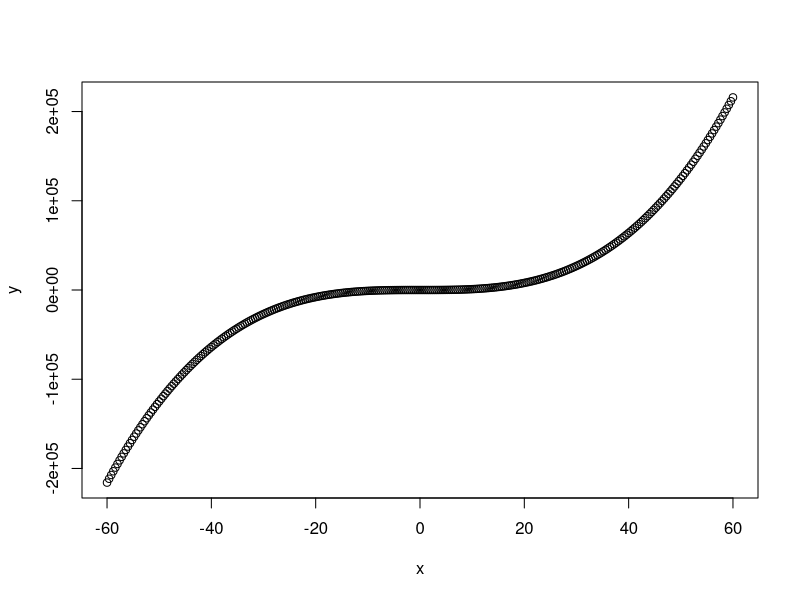
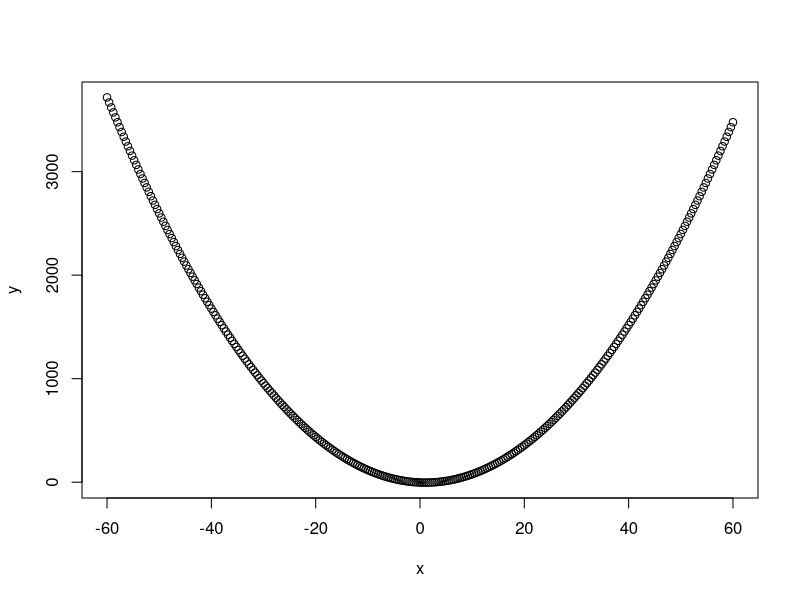

The R source for these figures, in order:
rm(list=ls())

# Q1

numero_total_funcionarios <- 1500
jornada <- 8
numero_dias_uteis <- 20
numero_horas_nao_trabalhadas <- 400



indice_absenteismo <- numero_horas_nao_trabalhadas/(numero_total_funcionarios*jornada*numero_dias_uteis)
print(indice_absenteismo)



rm(list=ls())
# Q2

calculaIndiceAbsenteismo <- function(total_funcionarios, jornada_diaria, dias_uteis, horas_nao_trabalhas) {
  indice_absenteismo <- horas_nao_trabalhas/(total_funcionarios*jornada_diaria*dias_uteis)
  print(indice_absenteismo)
}

calculaIndiceAbsenteismo(
  total_funcionarios = 1500,
  jornada_diaria = 8,
  dias_uteis = 20,
  horas_nao_trabalhas = 400
)




rm(list=ls())
# Q3

calculaAluguel <- function(numero_dias) {
  valor_aluguel <- 360
  if((numero_dias > 6) & (numero_dias <= 20)) {
    valor_aluguel <- valor_aluguel + 50*(numero_dias - 6)
  } else if((numero_dias > 20) & (numero_dias <= 31)) {
    valor_aluguel <- valor_aluguel + 40*(numero_dias - 6)
  } else if(numero_dias > 31) {
    valor_aluguel <- valor_aluguel + 30*(numero_dias - 6)
  }
  return(valor_aluguel)
}


vetor <- 1:50

soma_aluguel <- 0

for (dia in vetor) {
  aluguel <- calculaAluguel(dia)
  soma_aluguel <- soma_aluguel + aluguel
}

print(soma_aluguel)




rm(list=ls())
# Q4

calculaFY <- function(x) {
  y <- x^3 -3*x +2
  return(y)
}

calculaHY <- function(x) {
  y <- x^2 -2*x -3
  return(y)
}

plotaGraficoY <- function (from, to, by, selecao) {
  x <- seq(from, to, by)
  if (selecao == 'F') {
    y <- calculaFY(x)
    return(plot(x,y))
  } else if (selecao == 'H') {
    y <-calculaHY(x)
    return(plot(x,y))
  } else {
    return(NULL)
  }
}

plotaGraficoY(-60, 60, 0.4, 'A')
plotaGraficoY(-60, 60, 0.4, 'F')
plotaGraficoY(-60, 60, 0.4, 'H')



